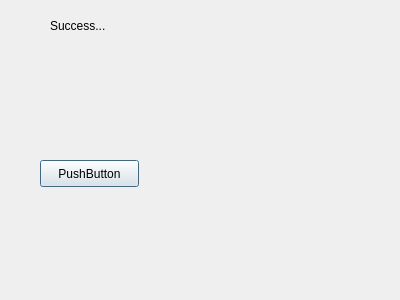
<?xml version="1.0" encoding="UTF-8"?>
<ui version="4.0">
 <class>seconddilog</class>
 <widget class="QDialog" name="seconddilog">
  <property name="geometry">
   <rect>
    <x>0</x>
    <y>0</y>
    <width>400</width>
    <height>300</height>
   </rect>
  </property>
  <property name="windowTitle">
   <string>Dialog</string>
  </property>
  <widget class="QLabel" name="label">
   <property name="geometry">
    <rect>
     <x>50</x>
     <y>10</y>
     <width>61</width>
     <height>31</height>
    </rect>
   </property>
   <property name="text">
    <string>Success...</string>
   </property>
  </widget>
  <widget class="QPushButton" name="pushButton">
   <property name="geometry">
    <rect>
     <x>40</x>
     <y>160</y>
     <width>99</width>
     <height>27</height>
    </rect>
   </property>
   <property name="text">
    <string>PushButton</string>
   </property>
  </widget>
 </widget>
 <resources/>
 <connections/>
</ui>
